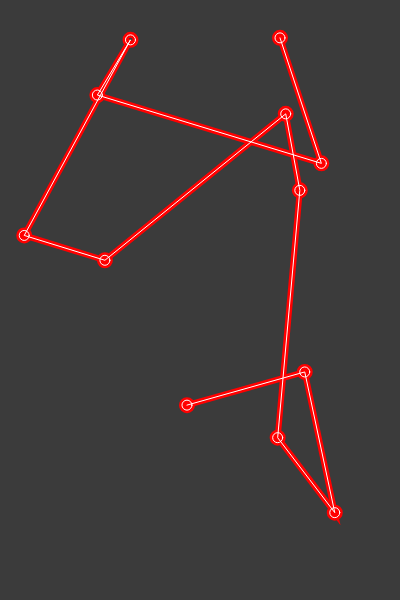
Frame 1 (no input)
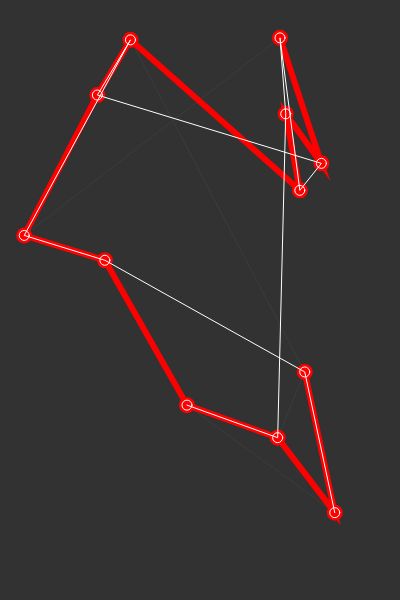
Frame 60 (no input)
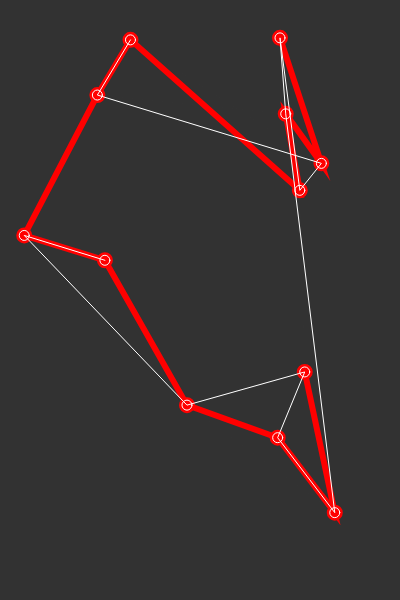
Frame 120 (the mouse pressed at the canvas centre since frame 60)

The p5.js sketch that drew these frames (run headless with seeded random() and noise() and a simulated clock; from frame 60 on, the mouse is pressed at the canvas centre):

// p5.js sketch
// ── sketch.js
// coding challenge 35.4 , continuacion del traveler sales problem

// calcula el camino mas corto entre las ciudades
// va probando todas las combinaciones posibles
//sin repetirlas , pero sin aplicar ningun algoritmo de optimizacion
// por lo tanto el numero de compinaciones posibles crece como factorial
// del numero de ciudades
// calcula el numero de permutaciones remanentes , el tiempo remanente , y el %
// de mejora en entre los ultimos dos caminos
let cities = [];
let totalCities = 12;
let totalPopulation= 400;
let population = [];
let order = [];
let fitness = [];


let bestPath = [];
let currentBest;

let recordDistance = Infinity;
let newDist = 0;
let dato;

let actualPerm = 0;
let initialTime = 0;

function setup() {
	createCanvas(400, 600);

	for (var i = 0; i < totalCities; i++) {
		let v = createVector(random(width), random(height  - 50));
		cities[i] = v;
		order[i] = i;
	}
	// create population, variantes de recorrido
	for (var i = 0; i < totalPopulation; i++) {
		population[i] = order.slice(); // copia el array
		population[i]=shuffle(population[i]); // ordena al azar para generar un individuo aleatorio
	}



	 recordDistance = calcDistance(cities, order);
	 dato = createP("Distancia : ");
	 bestPath = order.slice(0, order.length);
	 //console.log("best" + bestPath);

}

// dibuja el mejor camino encontrado al momento
function drawBestPath(best) {
	//translate(0, 200);
	noFill();
	beginShape();
	for (var i = 0; i < best.length; i++) {
		let n = best[i];
		vertex(cities[n].x, cities[n].y);
		ellipse(cities[n].x, cities[n].y, 10, 10);
	}
	endShape();
	strokeWeight(1);
	stroke(255);
}


function calcDistance(points, orden) {
	let sum = 0;
	for (let i = 0; i < points.length - 1; i++) {
		sum += p5.Vector.dist(points[orden[i]], points[orden[i + 1]]);
	};
	//console.log("sum " + sum);
	return sum;
}


let endArray = [];


function draw() {
	let elapsedTime = millis() / 1000;
	background(51, 244);
	fill(255);

	//GA
	calculateFitness();
	//console.log(bestPath);
	normallizeFitness();
	nextGeneration();


	//noFill();
	// beginShape();
	// stroke(255);
	// color(255, 0, 0);
	// noFill();
	// for (var i = 0; i < bestPath.length; i++) {
	// 	let n = bestPath[i]; // refiere al array ordenado, like lookup table
	// 	vertex(cities[n].x, cities[n].y);
	// }
	// endShape();

	// informacion 
	textSize(12);

	//text(pp + " faltan : " + remainingTime + "  segs", 10, height - 10);
	stroke(255);
	fill(0, 0, 240);
	//rect(width - 15, height - 100, 10, 100 * pp / totalPermutations);
	stroke(255, 0, 0);
	strokeWeight(6);
	color(255, 0, 0, 44)
	drawBestPath(bestPath);
	//translate(0,height/2);
	stroke(255);
	strokeWeight(1);
	color(255,11)
	drawBestPath(currentBest);
}

function swap(arr, a, b) {
	let temp = arr[a];
	arr[a] = arr[b];
	arr[b] = temp;
	return arr;
}




function factorial(n) {
	var ff = 1;
	for (let ii = 1; ii < n + 1; ii++) {
		ff = ff * ii;
	}
	return ff;
}
// ── ga.js
// ga specific functions


function calculateFitness() {
  var currentRecord = Infinity;
  for (var i = 0; i < population.length; i++) {
    var d = calcDistance(cities, population[i]);

    if (d < recordDistance) {
      recordDistance = d;
      bestPath = population[i];
    }
    if (d < currentRecord) {
      currentRecord = d;
      currentBest = population[i];
    }
    let mejora = floor((d - recordDistance) / recordDistance * 100);
    fitness[i] = 1 / (d + 1);
  }
}
// para transformarlos en probabilidaes
function normallizeFitness() {
  var sum = 0;
  for (var i = 0; i < fitness.length; i++) {
    sum += fitness[i];
  }
  for (var i = 0; i < fitness.length; i++) {
    fitness[i] = fitness[i] / sum;
  }

}

function nextGeneration() {
  var newPopulation = [];
  for (var i = 0; i < population.length; i++) {
    var orderA = pickOne(population, fitness);
    var orderB = pickOne(population, fitness);
    var order = crossOver(orderA, orderB);
    mutate(order, 0.05);
    newPopulation[i] = order;
  }
  population = newPopulation;

}

// busca en la lista 
function pickOne(list, probabilities) {
  var index = 0;
  var r = random(1);
  while (r > 0) {
    r = r - probabilities[index];
    index++
  }
  index--;
  return list[index].slice(); // retorna una copia del array
}

function crossOver(orderA, orderB) {
  var start = floor(random(orderA.length)); // random spot
  var end = floor(random(start + 1, orderA.length));
  var newOrder = orderA.slice(start, end);
  //var left = totalCities - newOrder.length; // cuantas ciudades quedan
  for (var i = 0; i < orderB.length; i++) {
    var city = orderB[i];
    if (!newOrder.includes(city)) {
      newOrder.push(city);
    }
  }
return newOrder
}

function mutate(order, mutationRate) {
  // genera un cambio en el orden original de las ciudades
  for (var i = 0; i < totalCities; i++) {

    if (random(1) < mutationRate) {
      var indexA = floor(random(order.length));
      var indexB = (indexA +1)%totalCities;//cambia 2 ciudades vecinas;
      swap(order, indexA, indexB);
    }
  }
}
